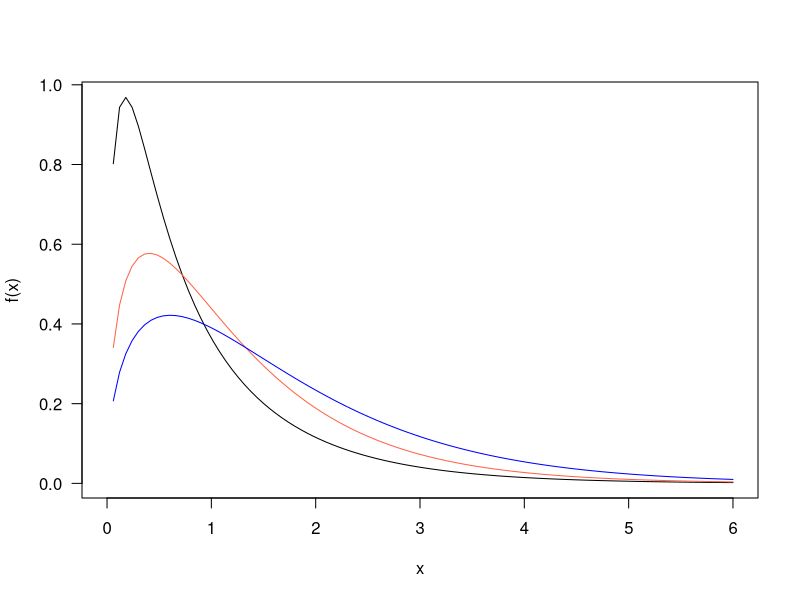
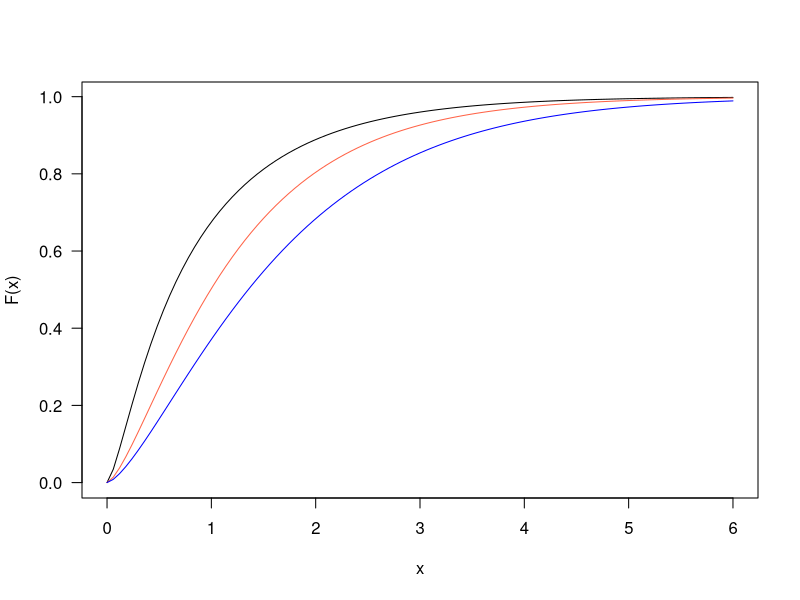
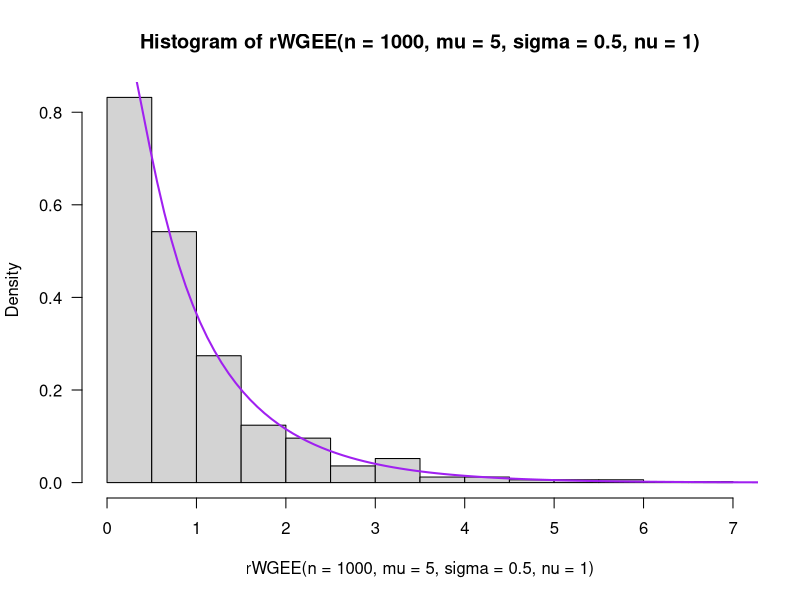

Recreate these plots in R, in order.
# Weighted Generalized Exponential-Exponential distribution
# Taken from http://www.ijmex.com/index.php/ijmex/article/view/267/188

dWGEE <- function(x, mu, sigma, nu, log=FALSE) {
  if (any(x < 0)) 
    stop(paste("x must be positive", "\n", ""))
  if (any(mu <= 0 )) 
    stop(paste("mu must be positive", "\n", ""))
  if (any(sigma <= 0)) 
    stop(paste("sigma must be positive", "\n", ""))
  if (any(nu <= 0)) 
    stop(paste("nu must be positive", "\n", ""))

  # To convert mu, sigma, nu to original parameters
  alp <- mu
  bet <- sigma
  lam <- nu

  loglik <- log(bet * lam) - lam * x + (bet - 1) * log(1-exp(-lam*x)) +
    log(1 - exp(-lam * alp * x)) - log(1 - bet * beta(alp + 1, bet))
  if (log == FALSE) 
    density <- exp(loglik)
  else 
    density <- loglik
  return(density)
}

# Examples

# The area under the pdf
integrate(dWGEE, lower=0, upper=Inf, mu=5, sigma=0.5, nu=1)
integrate(dWGEE, lower=0, upper=Inf, mu=1, sigma=0.5, nu=1)
integrate(dWGEE, lower=0, upper=Inf, mu=0.1, sigma=0.5, nu=1)

# Figure 3.a
curve(dWGEE(x, mu=5, sigma=0.5, nu=1),
      from=0, to=6, ylab='f(x)', las=1)
curve(dWGEE(x, mu=1, sigma=0.5, nu=1), col='tomato', add=TRUE)
curve(dWGEE(x, mu=0.1, sigma=0.5, nu=1), col='blue', add=TRUE)

#---------------------------------------------------------------------
pWGEE <- function(q, mu, sigma, nu, lower.tail=TRUE, log.p=FALSE){
  if (any(q < 0)) 
    stop(paste("q must be positive", "\n", ""))
  if (any(mu <= 0 )) 
    stop(paste("mu must be positive", "\n", ""))
  if (any(sigma <= 0)) 
    stop(paste("sigma must be positive", "\n", ""))
  if (any(nu <= 0)) 
    stop(paste("nu must be positive", "\n", ""))
  
  # To convert mu, sigma, nu to original parameters
  alp <- mu
  bet <- sigma
  lam <- nu
  
  # The incomplete beta function
  ibeta <- function(x, a, b) {pbeta(x, a, b, lower.tail=F) * beta(a, b)}
  
  cdf <- ((1-exp(-lam*q))^bet - bet * ibeta(exp(-lam*q), alp+1, bet)) / 
    (1 - bet * beta(alp + 1, bet))
  if (lower.tail == TRUE) 
    cdf <- cdf
  else cdf <- 1 - cdf
  if (log.p == FALSE) 
    cdf <- cdf
  else cdf <- log(cdf)
  cdf 
}

# Plotting 3 F(x)
curve(pWGEE(x, mu=5, sigma=0.5, nu=1),
      from=0, to=6, ylab='F(x)', las=1)
curve(pWGEE(x, mu=1, sigma=0.5, nu=1), col='tomato', add=TRUE)
curve(pWGEE(x, mu=0.1, sigma=0.5, nu=1), col='blue', add=TRUE)


#---------------------------------------------------------------------
qWGEE <- function(p, mu, sigma, nu, lower.tail=TRUE, log.p=FALSE){
  if (any(mu <= 0 )) 
    stop(paste("mu must be positive", "\n", ""))
  if (any(sigma <= 0)) 
    stop(paste("sigma must be positive", "\n", ""))
  if (any(nu <= 0)) 
    stop(paste("nu must be positive", "\n", ""))
  
  if (log.p == TRUE) 
    p <- exp(p)
  else p <- p
  if (lower.tail == TRUE) 
    p <- p
  else p <- 1 - p
  if (any(p < 0) | any(p > 1)) 
    stop(paste("p must be between 0 and 1", "\n", ""))
  
  F.inv <- function(y, mu, sigma, nu) {
    uniroot(function(x) {pWGEE(x,mu,sigma,nu) - y},
            interval=c(0, 99999))$root
  }
  F.inv <- Vectorize(F.inv)
  F.inv(p, mu, sigma, nu)
}


rWGEE <- function(n, mu, sigma, nu){
  if(any(n <= 0))
    stop(paste("n must be positive","\n",""))
  if (any(mu <= 0 )) 
    stop(paste("mu must be positive", "\n", ""))
  if (any(sigma <= 0)) 
    stop(paste("sigma must be positive", "\n", ""))
  if (any(nu <= 0)) 
    stop(paste("nu must be positive", "\n", ""))
  
  # To convert mu, sigma, nu to original parameters
  alp <- mu
  bet <- sigma
  lam <- nu
  
  n <- ceiling(n)
  p <- runif(n)
  r <- qWGEE(p, mu, sigma, nu)
  r
}

rWGEE(n=10, mu=5, sigma=0.5, nu=1)

hist(rWGEE(n=1000, mu=5, sigma=0.5, nu=1), las=1, freq=FALSE)
curve(dWGEE(x, mu=5, sigma=0.5, nu=1), from=0, to=8,
      col='purple', add=TRUE, lwd=2)

